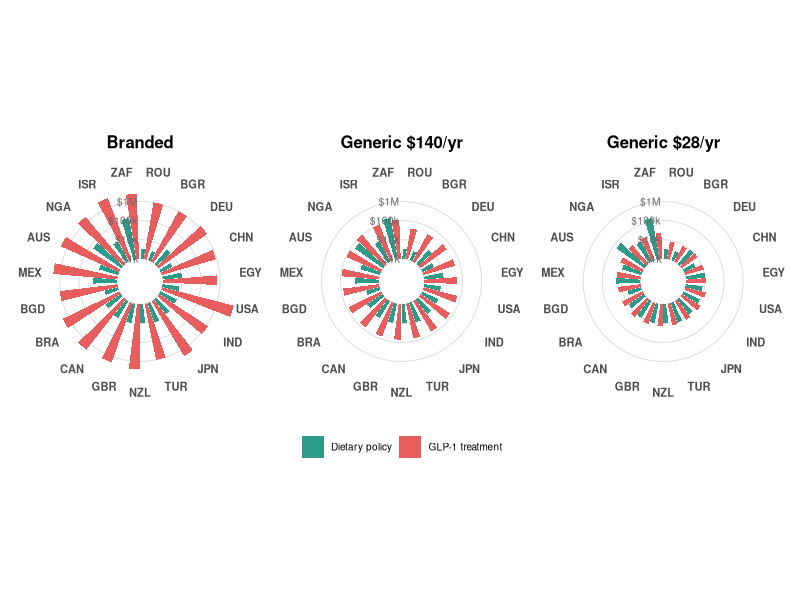
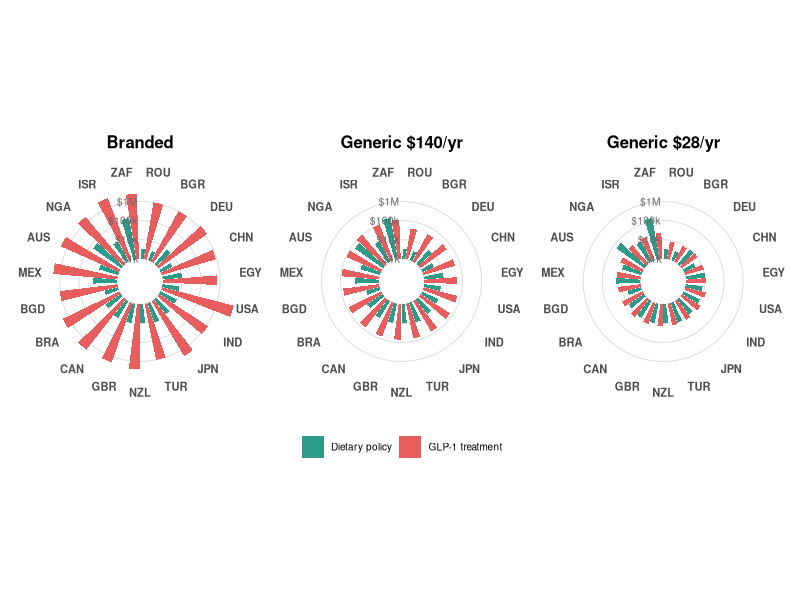
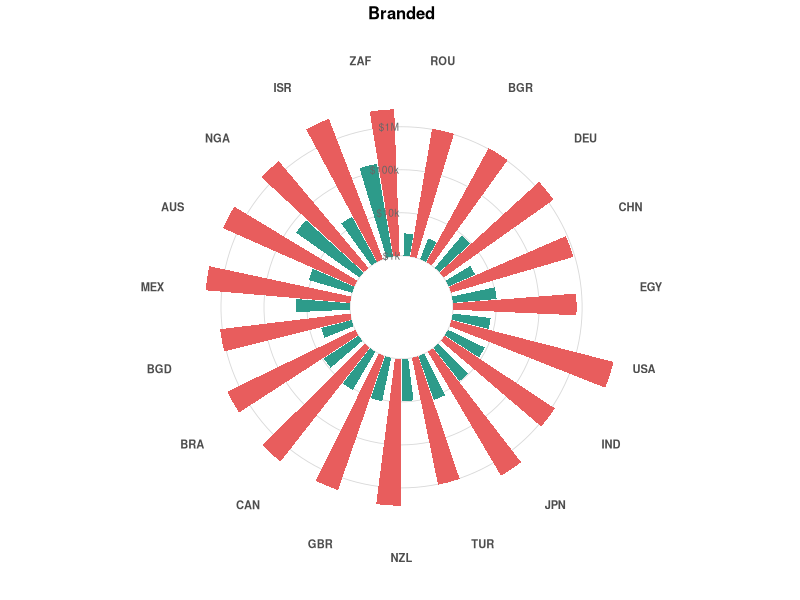
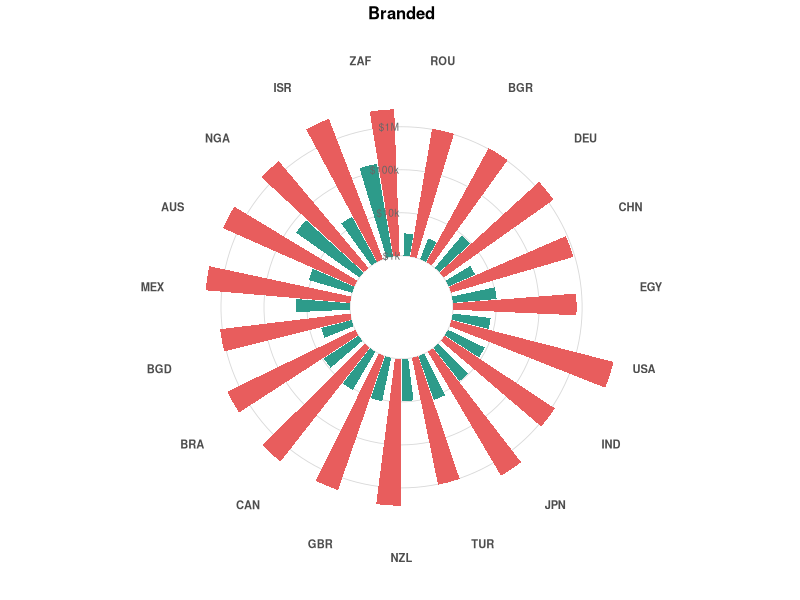
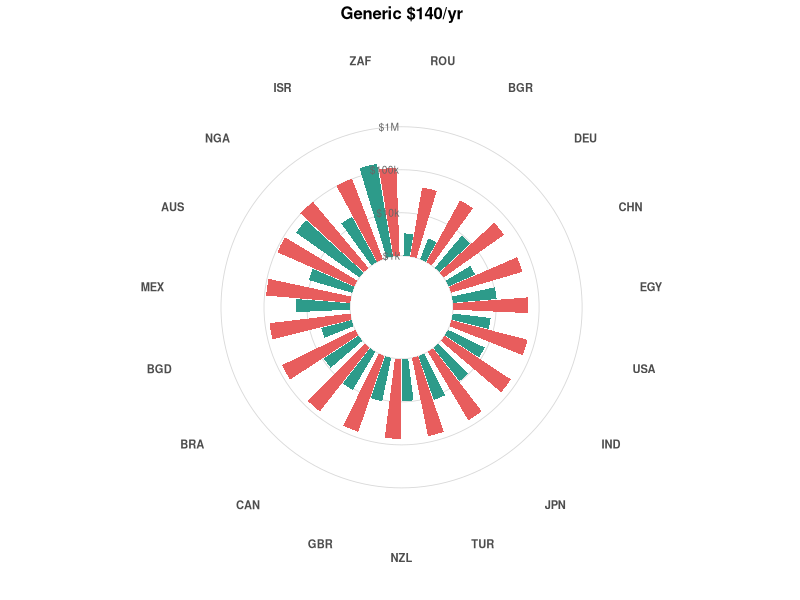
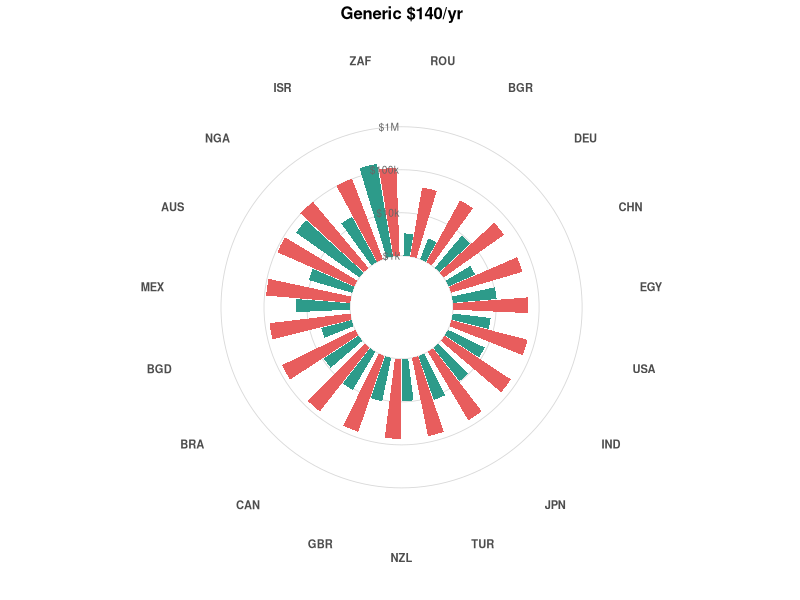
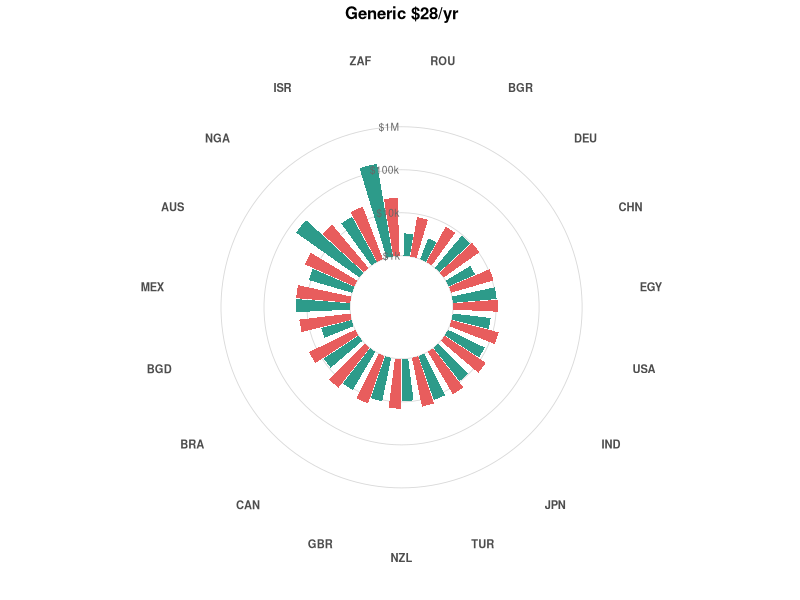
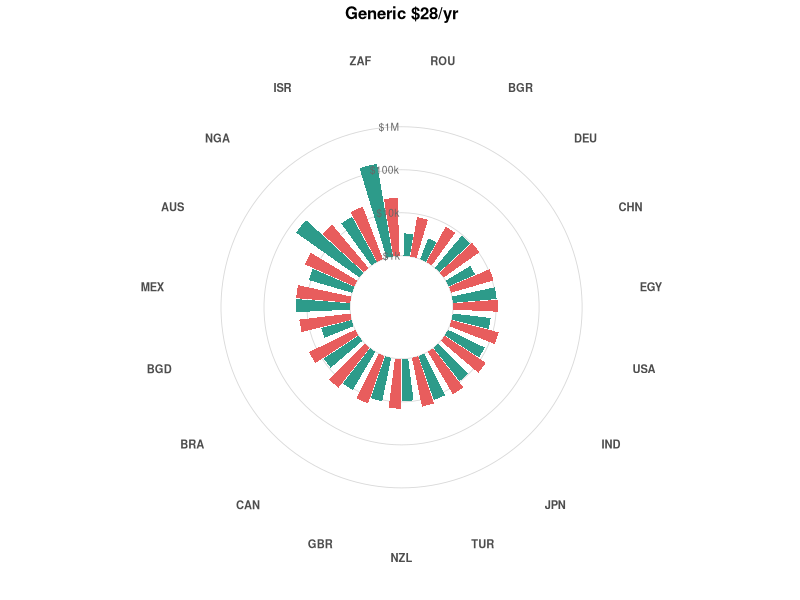

R code for these plots, in order:
suppressMessages({library(ggplot2); library(dplyr); library(tidyr); library(patchwork)})
d <- read.csv("data/results/v3/equity_cost_final/cov0.20/tableS_cost_v3.csv", check.names = FALSE) %>%
  filter(Outcomes == "IHD + IS", ISO3 != "GLB") %>%
  transmute(Country = ISO3, `Price scenario`,
            `Diet cost/death (USD)` = `Dietary policy expenditure per death averted (USD)`,
            `GLP-1 cost/death (USD)` = `GLP-1RA expenditure per death averted (USD)`) %>%
  filter(!is.na(`Diet cost/death (USD)`), !is.na(`GLP-1 cost/death (USD)`))
col_diet <- "#2d9b8a"; col_glp1 <- "#e85d5d"
ord <- d %>% filter(`Price scenario` == "Generic $140/yr") %>% arrange(`GLP-1 cost/death (USD)`) %>% pull(Country)
d_long <- d %>%
  transmute(Country = factor(Country, levels = ord), Price = `Price scenario`,
            `Dietary policy` = `Diet cost/death (USD)`, `GLP-1 treatment` = `GLP-1 cost/death (USD)`) %>%
  pivot_longer(c(`Dietary policy`, `GLP-1 treatment`), names_to = "Arm", values_to = "Cost") %>%
  mutate(Arm = factor(Arm, c("Dietary policy", "GLP-1 treatment")),
         y = log10(Cost / 1000))
brk <- c(1, 10, 100, 1000, 10000); lab <- c("$1k", "$10k", "$100k", "$1M", "$10M")
ymax <- log10(max(d_long$Cost) / 1000) * 1.02
mk <- function(price, show_leg) {
  ggplot(filter(d_long, Price == price), aes(Country, y, fill = Arm)) +
    geom_hline(yintercept = log10(brk), colour = "grey85", linewidth = 0.3) +
    geom_col(position = position_dodge(width = 0.8), width = 0.75) +
    annotate("text", x = 0.5, y = log10(brk), label = lab, size = 2.6, colour = "grey40", hjust = 1.1) +
    scale_fill_manual(values = c(col_diet, col_glp1), name = NULL) +
    scale_y_continuous(limits = c(-1.2, ymax)) +
    coord_polar(start = 0) +
    labs(title = price, x = NULL, y = NULL) +
    theme_minimal(base_size = 9) +
    theme(axis.text.y = element_blank(), axis.text.x = element_text(size = 8, face = "bold"),
          panel.grid = element_blank(), plot.title = element_text(hjust = 0.5, face = "bold", size = 12),
          legend.position = if (show_leg) "bottom" else "none")
}
prices <- c("Branded", "Generic $140/yr", "Generic $28/yr")
p <- mk(prices[1], FALSE) + mk(prices[2], TRUE) + mk(prices[3], FALSE) +
  plot_layout(ncol = 3, guides = "collect") & theme(legend.position = "bottom")
ggsave("data/figures/figure6c_cost_log.pdf", p, width = 18, height = 7, device = cairo_pdf)
ggsave("data/figures/figure6c_cost_log.png", p, width = 18, height = 7, dpi = 300)
OUTDIR <- "data/figures"; dir.create(OUTDIR, showWarnings = FALSE)
tags <- c("branded", "generic140", "generic28")
for (i in seq_along(prices)) {
  pi <- mk(prices[i], FALSE) + theme(plot.background = element_rect(fill = "transparent", colour = NA),
                                     panel.background = element_rect(fill = "transparent", colour = NA))
  ggsave(file.path(OUTDIR, sprintf("fig6c_%s.pdf", tags[i])), pi, width = 6, height = 6.3,
         device = cairo_pdf, bg = "transparent")
  ggsave(file.path(OUTDIR, sprintf("fig6c_%s.png", tags[i])), pi, width = 6, height = 6.3,
         dpi = 600, bg = "transparent")
}
leg <- cowplot::get_legend(mk(prices[2], TRUE) + theme(legend.text = element_text(size = 11)))
ggsave(file.path(OUTDIR, "fig6c_legend.pdf"), leg, width = 4, height = 0.5, device = cairo_pdf, bg = "transparent")
cat("done: data/figures/figure6c_cost_log.*\n")
